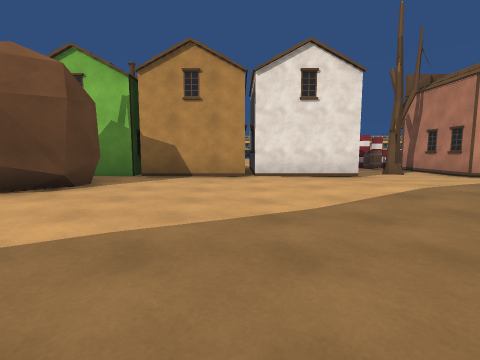
View 1 (above)

12 first-person views from a walk through a 3-D level made in the Unity game engine. The camera is 1.3 m above the floor, tilts 6° down and sees 85° across. The floor is counted in squares, 2 m on a side. Each view is taken from the middle of a square. On the plan, view 1 faces up. The plan holds only what a view shows up to about 9 squares ahead; the rest is blank. The place goes on beyond the plan. Some surface patterns are stand-ins.

View 2
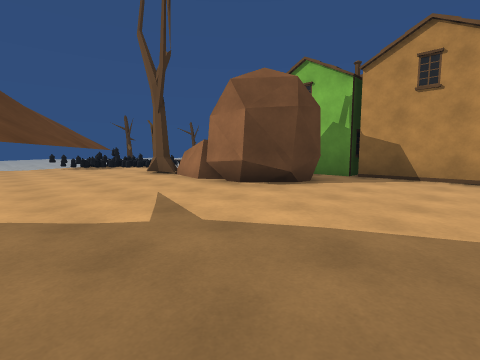

View 3
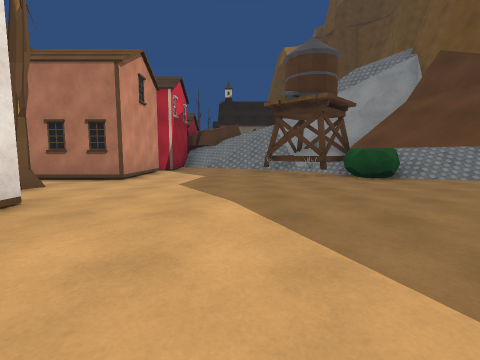

View 4
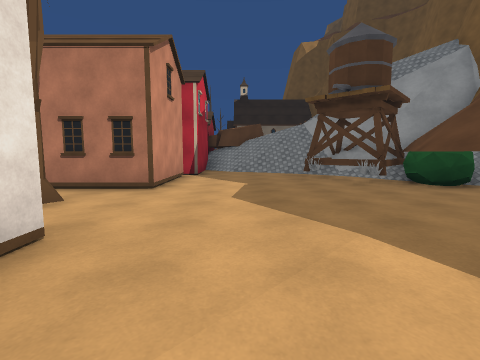

View 5
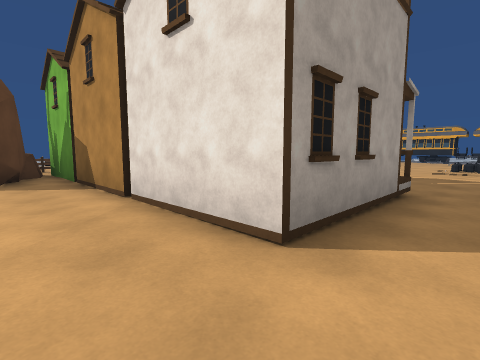

View 6
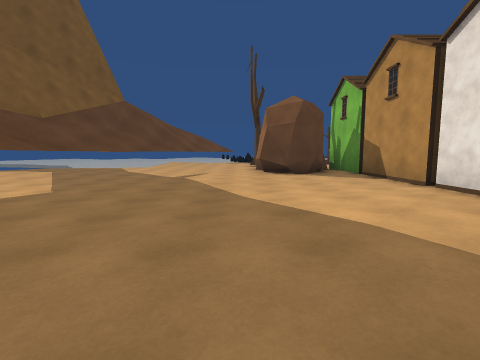

View 7
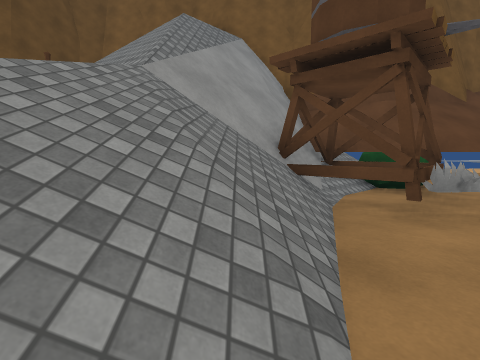

View 8
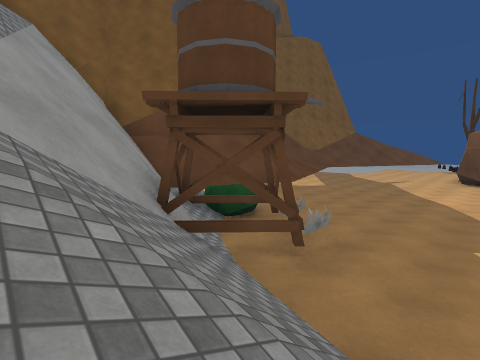

View 9
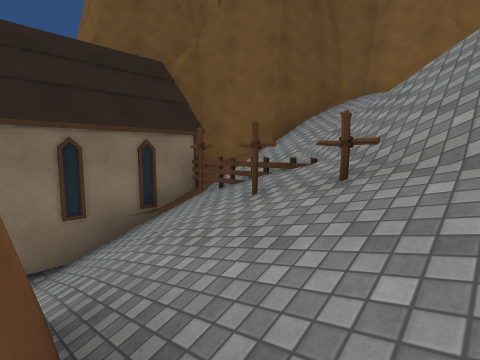

View 10
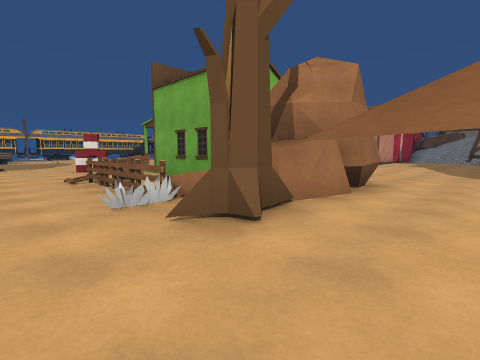

View 11
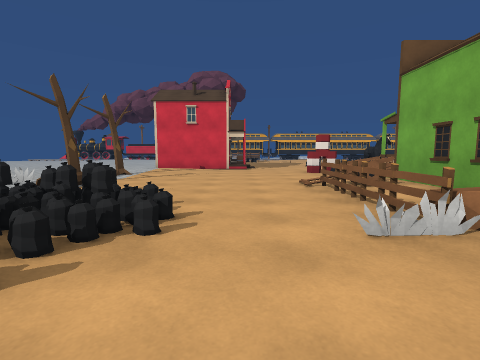

View 12
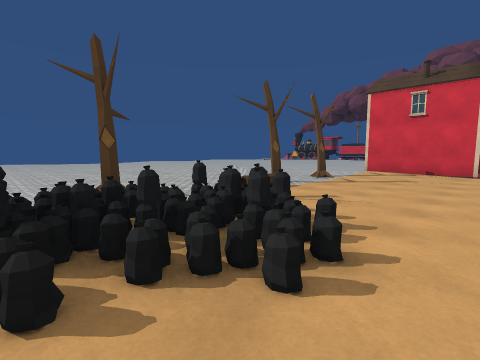

### Floor plan
Key: @ floor where view 1 was taken; # wall or solid block; . main floor; : floor 2.5 m higher than the main floor; / step, stairs or slope; = window, fence, low wall or low ledge; ^ raised ledge; v drop or lower ground; H house; T tree; F fence; O other object.
Columns run from 13 left of view 1 to 17 right of it. Each row starts with its distance up from view 1.
 17                 O
 16                .OO
 15                ...
 14  ###H.         ...
 13 ......         ...
 12 .......O        ..
 11 T...... O       ..
 10 .......OH HH HHHH
  9 T.......# HH #  #. #
  8 ......FO#    #  #TT#
  7 ......F #########..####
  6 .OOO..F^^............../
  5 TOOO.O#^# O............//
  4 .OOO..T^#O.............///OO//#
  3     .................O////////#
  2   ...  ............#O#O==/OO:/#
  1   ...     .......######v////FF#
  0             .@.    ###vv//////#
 -1              #      #^vv// //##
 -2                     ##vv/  /##
 -3                      ########

Where each view was taken, in squares from view 1:
view 1: 0 up, 0 right, facing up
view 2: 0 up, 0 right, facing up-left
view 3: 4 up, 0 right, facing right
view 4: 5 up, 1 right, facing right
view 5: 5 up, 4 right, facing up-left
view 6: 3 up, 5 right, facing left
view 7: 6 up, 10 right, facing down
view 8: 5 up, 11 right, facing down-left
view 9: 4 up, 12 right, facing down-right
view 10: 2 up, 9 left, facing up-right
view 11: 3 up, 9 left, facing up
view 12: 4 up, 9 left, facing up-left
